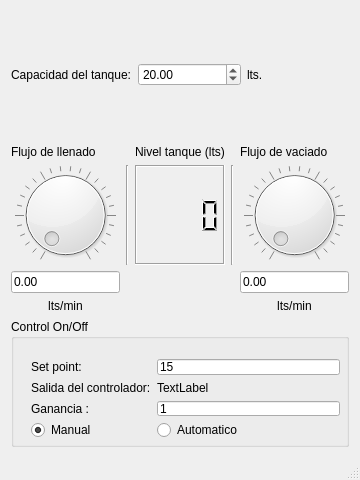
<?xml version="1.0" encoding="UTF-8"?>
<ui version="4.0">
 <class>MainWindow</class>
 <widget class="QMainWindow" name="MainWindow">
  <property name="geometry">
   <rect>
    <x>0</x>
    <y>0</y>
    <width>360</width>
    <height>480</height>
   </rect>
  </property>
  <property name="minimumSize">
   <size>
    <width>360</width>
    <height>480</height>
   </size>
  </property>
  <property name="maximumSize">
   <size>
    <width>360</width>
    <height>500</height>
   </size>
  </property>
  <property name="windowTitle">
   <string>Simulación de un tanque de agua</string>
  </property>
  <widget class="QWidget" name="centralWidget">
   <layout class="QVBoxLayout" name="verticalLayout">
    <item>
     <layout class="QHBoxLayout" name="horizontalLayout">
      <property name="spacing">
       <number>-1</number>
      </property>
      <item>
       <widget class="QLabel" name="label_5">
        <property name="text">
         <string>Capacidad del tanque:</string>
        </property>
       </widget>
      </item>
      <item>
       <widget class="QDoubleSpinBox" name="capacidadTanque">
        <property name="singleStep">
         <double>0.050000000000000</double>
        </property>
        <property name="value">
         <double>20.000000000000000</double>
        </property>
       </widget>
      </item>
      <item>
       <widget class="QLabel" name="label_6">
        <property name="text">
         <string>lts.</string>
        </property>
       </widget>
      </item>
     </layout>
    </item>
    <item>
     <layout class="QGridLayout" name="gridLayout">
      <item row="0" column="0">
       <widget class="QLabel" name="label">
        <property name="text">
         <string>Flujo de llenado</string>
        </property>
       </widget>
      </item>
      <item row="1" column="0">
       <widget class="QDial" name="llaveLlenado">
        <property name="value">
         <number>0</number>
        </property>
        <property name="orientation">
         <enum>Qt::Horizontal</enum>
        </property>
        <property name="wrapping">
         <bool>false</bool>
        </property>
        <property name="notchesVisible">
         <bool>true</bool>
        </property>
       </widget>
      </item>
      <item row="2" column="0">
       <widget class="QLineEdit" name="textboxLlenado">
        <property name="enabled">
         <bool>true</bool>
        </property>
        <property name="text">
         <string>0.00</string>
        </property>
        <property name="readOnly">
         <bool>false</bool>
        </property>
       </widget>
      </item>
      <item row="3" column="0">
       <widget class="QLabel" name="label_2">
        <property name="text">
         <string>lts/min</string>
        </property>
        <property name="alignment">
         <set>Qt::AlignCenter</set>
        </property>
       </widget>
      </item>
      <item row="1" column="4">
       <widget class="QDial" name="llaveVaciado">
        <property name="notchesVisible">
         <bool>true</bool>
        </property>
       </widget>
      </item>
      <item row="0" column="4">
       <widget class="QLabel" name="label_3">
        <property name="text">
         <string>Flujo de vaciado</string>
        </property>
       </widget>
      </item>
      <item row="2" column="4">
       <widget class="QLineEdit" name="textboxVaciado">
        <property name="enabled">
         <bool>true</bool>
        </property>
        <property name="text">
         <string>0.00</string>
        </property>
        <property name="readOnly">
         <bool>false</bool>
        </property>
       </widget>
      </item>
      <item row="3" column="4">
       <widget class="QLabel" name="label_4">
        <property name="text">
         <string>lts/min</string>
        </property>
        <property name="alignment">
         <set>Qt::AlignCenter</set>
        </property>
       </widget>
      </item>
      <item row="1" column="2">
       <widget class="QLCDNumber" name="nivelActualTanque">
        <property name="frameShape">
         <enum>QFrame::Box</enum>
        </property>
        <property name="frameShadow">
         <enum>QFrame::Sunken</enum>
        </property>
        <property name="smallDecimalPoint">
         <bool>true</bool>
        </property>
        <property name="numDigits">
         <number>4</number>
        </property>
        <property name="digitCount">
         <number>4</number>
        </property>
        <property name="segmentStyle">
         <enum>QLCDNumber::Filled</enum>
        </property>
        <property name="value" stdset="0">
         <double>0.000000000000000</double>
        </property>
        <property name="intValue" stdset="0">
         <number>0</number>
        </property>
       </widget>
      </item>
      <item row="0" column="2">
       <widget class="QLabel" name="label_7">
        <property name="text">
         <string>Nivel tanque (lts)</string>
        </property>
       </widget>
      </item>
      <item row="1" column="1">
       <widget class="Line" name="line">
        <property name="orientation">
         <enum>Qt::Vertical</enum>
        </property>
       </widget>
      </item>
      <item row="1" column="3">
       <widget class="Line" name="line_2">
        <property name="orientation">
         <enum>Qt::Vertical</enum>
        </property>
       </widget>
      </item>
     </layout>
    </item>
    <item>
     <widget class="QGroupBox" name="groupBox">
      <property name="title">
       <string>Control On/Off</string>
      </property>
      <widget class="QWidget" name="gridLayoutWidget">
       <property name="geometry">
        <rect>
         <x>9</x>
         <y>29</y>
         <width>331</width>
         <height>101</height>
        </rect>
       </property>
       <layout class="QGridLayout" name="gridLayout_2">
        <item row="0" column="1">
         <widget class="QLineEdit" name="setPoint_lineedit">
          <property name="text">
           <string>15</string>
          </property>
         </widget>
        </item>
        <item row="0" column="0">
         <widget class="QLabel" name="label_8">
          <property name="text">
           <string>Set point:</string>
          </property>
         </widget>
        </item>
        <item row="1" column="0">
         <widget class="QLabel" name="label_9">
          <property name="text">
           <string>Salida del controlador:</string>
          </property>
         </widget>
        </item>
        <item row="1" column="1">
         <widget class="QLabel" name="etq_salidacontrolador">
          <property name="text">
           <string>TextLabel</string>
          </property>
         </widget>
        </item>
        <item row="2" column="0">
         <widget class="QLabel" name="label_11">
          <property name="text">
           <string>Ganancia :</string>
          </property>
         </widget>
        </item>
        <item row="2" column="1">
         <widget class="QLineEdit" name="ganancia_lineedit">
          <property name="text">
           <string>1</string>
          </property>
         </widget>
        </item>
        <item row="3" column="0">
         <widget class="QRadioButton" name="radioButton">
          <property name="text">
           <string>Manual</string>
          </property>
          <property name="checked">
           <bool>true</bool>
          </property>
         </widget>
        </item>
        <item row="3" column="1">
         <widget class="QRadioButton" name="radioButton_2">
          <property name="text">
           <string>Automatico</string>
          </property>
         </widget>
        </item>
       </layout>
      </widget>
     </widget>
    </item>
   </layout>
  </widget>
  <widget class="QStatusBar" name="statusBar"/>
 </widget>
 <layoutdefault spacing="6" margin="11"/>
 <resources/>
 <connections/>
</ui>
